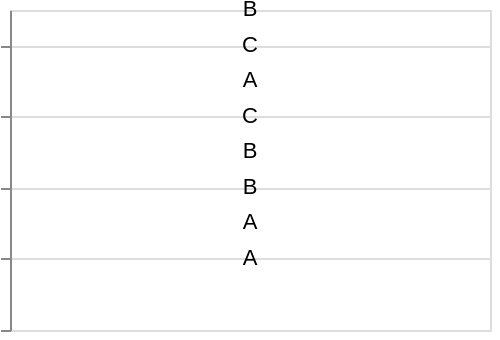

Write the Vega-Lite specification saved for this chart.
### Vega-Lite specification from a JSON file in a GitHub repository (floating-point values rounded to 4 significant figures)
{"$schema": "https://vega.github.io/schema/vega-lite/v6.json", "padding": 5, "autosize": "none", "width": 240, "height": 160, "data": {"name": "table", "values": [{"c": "A", "g": "p", "x": 1, "y": 2, "v": 5, "t": "2024-01-15", "o": {"v": 3}, "IMDB Rating": 6.1, "d": "x1"}, {"c": "B", "g": "q", "x": 2, "y": 4, "v": 9, "t": "2024-02-20", "o": {"v": 7}, "IMDB Rating": 7.4, "d": "x2"}, {"c": "A", "g": "q", "x": 3, "y": 3, "v": 2, "t": "2024-03-05", "o": {"v": 1}, "IMDB Rating": 5.2, "d": "x1"}, {"c": "C", "g": "p", "x": 4, "y": 6, "v": 7, "t": "2024-05-30", "o": {"v": 4}, "IMDB Rating": 8.8, "d": "x3"}, {"c": "B", "g": "p", "x": 5, "y": 5, "v": 4, "t": "2024-07-11", "o": {"v": 9}, "IMDB Rating": 6.9, "d": "x2"}, {"c": "C", "g": "q", "x": 6, "y": 8, "v": 6, "t": "2024-09-02", "o": {"v": 2}, "IMDB Rating": 7.7, "d": "x3"}, {"c": "A", "g": "p", "x": 7, "y": 7, "v": 8, "t": "2024-11-25", "o": {"v": 5}, "IMDB Rating": 4.4, "d": "x1"}, {"c": "B", "g": "q", "x": 8, "y": 9, "v": 3, "t": "2024-12-31", "o": {"v": 8}, "IMDB Rating": 9.1, "d": "x2"}]}, "mark": "text", "encoding": {"y": {"field": "y", "type": "quantitative"}, "text": {"field": "c", "type": "nominal"}}}
